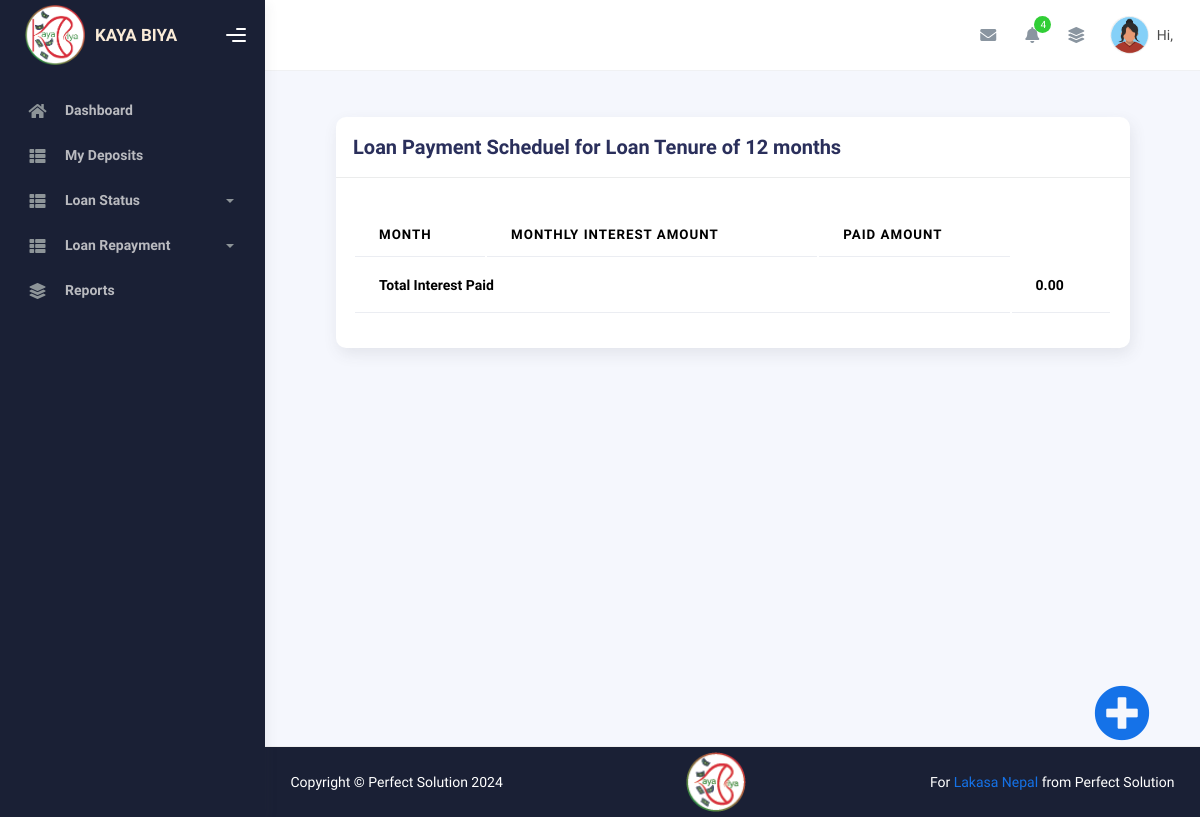
Page /loan-interest-list/CDCS-01-001/ on the earlier database version.
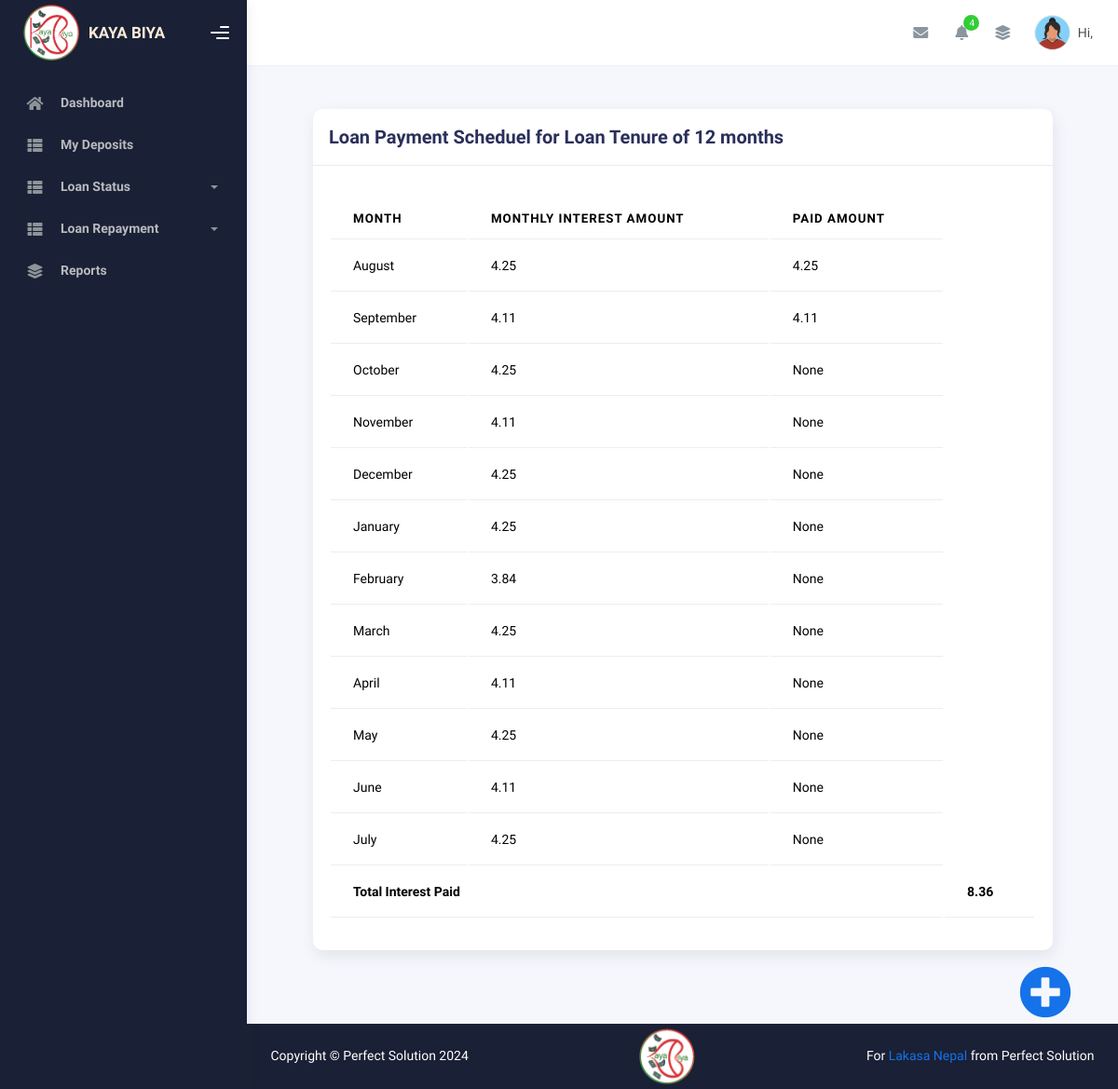
Same page on the later database version.
### loan/models.py (models this page shows, shortened)
class LoanInterest(models.Model):
    MONTH_CHOICES = [
    (1, 'January'),
    (2, 'February'),
    (3, 'March'),
    (4, 'April'),
    (5, 'May'),
    (6, 'June'),
    (7, 'July'),
    (8, 'August'),
    (9, 'September'),
    (10, 'October'),
    (11, 'November'),
    (12, 'December'),
]
    loan = models.ForeignKey(LoanAccount, on_delete=models.CASCADE, related_name='loan_interest')
    interest_amount = models.DecimalField(max_digits=9, decimal_places=2)
    month = models.IntegerField(choices=MONTH_CHOICES, blank=True, null=True)
    paid_amount = models.DecimalField(max_digits=9, decimal_places=2, blank=True, null=True)

### loan/views.py (the view)
# urls.py: path('loan-interest-list/<str:pk>/', views.LoanInterestListView.as_view(), name='loan_interest_list'),
class LoanInterestListView(ListView):
    model = LoanInterest
    template_name = 'loan_interest/loan_interest_payment_sheet.html'
    def get_queryset(self):
        loan_account_number = self.kwargs.get('pk')
        return LoanInterest.objects.filter(loan__loan_account_number=loan_account_number)
    def get_context_data(self, **kwargs):
        context = super().get_context_data(**kwargs)
        context['loan_interest_lists'] = self.get_queryset()
        total = self.get_queryset().aggregate(total=Sum('paid_amount'))['total'] or 0
        context['loan_interest_paid'] = Decimal(total).quantize(Decimal('0.01'))
        return context

### templates/loan_interest/loan_interest_payment_sheet.html (shortened to what this page needs)
{% extends 'base/base.html' %}
{% load static %}
{% block content %}
    <div class="container">
      <div class="page-inner">
        <div class="row">
          <div class="col-md-12">
            <div class="card">
              <div class="card-header">
                <h4 class="card-title">Loan Payment Scheduel for Loan Tenure of 12 months</h4>
              </div>
              <div class="card-body">
                <div class="table-responsive">
                  <table id="multi-filter-select" class="display table table-hover">
                    <thead>
                      <tr>
                        <th>Month</th>
                        <th>Monthly Interest Amount</th>
                        <th>Paid Amount</th>
                      </tr>
                    </thead>
                    <tbody>
                      {% for interest in loan_interest_lists %}
                        <tr>
                          <td class="text-left">{{ interest.get_month_display }}</td>
                          <td class="text-left">{{ interest.interest_amount }}</td>
                          <td class="text-left">{{ interest.paid_amount }}</td>
                        </tr>
                      {% endfor %}
                      <tr>
                        <th colspan="3">Total Interest Paid</th>
                        <th> {{loan_interest_paid}} </th>
                      </tr>
                    </tbody>
                  </table>
                </div>
              </div>
            </div>
          </div>
        </div>
      </div>
    </div>
    <div class="fixed-action-btn btn-outline-link">
      <a href="{% url 'loan_apply' %}" class="btn-floating btn-icon-prepend" title="Apply For New Loan"><i class="fas fa-plus-circle"></i></a>
    </div>
{% endblock %}

### templates/base/base.html (shortened to what this page needs)
{% load static %}
<!DOCTYPE html>
<html lang="en">
  <head>
    <link rel="stylesheet" href="https://cdnjs.cloudflare.com/ajax/libs/font-awesome/5.15.4/css/all.min.css" />
    <link rel="stylesheet" href="{% static 'assets/css/bootstrap.min.css' %}" />
    <link rel="stylesheet" href="{% static 'assets/css/plugins.min.css' %}" />
    <link rel="stylesheet" href="{% static 'assets/css/kaiadmin.css' %}" />
    <link rel="stylesheet" href="{% static 'assets/css/extra.css' %}" />
  </head>
  <body hx-headers='{"X-CSRFToken": "{{ csrf_token }}"}'>
    <div class="wrapper">
      {% include 'base/navbar_side.html' %}
      <div class="main-panel">
        {% include 'base/navbar_top.html' %}
        <div class="container">
          <div class="page-inner">
            {% block content %}
            {% endblock %}
          </div>
        </div>
        {% include 'base/footer.html' %}
      </div>
    </div>
  </body>
</html>

### templates/base/navbar_side.html (shortened to what this page needs)
{% load static %}
<div class="sidebar" data-background-color="dark">
  <div class="sidebar-logo">
    <div class="logo-header" data-background-color="dark">
      <a href="" class="logo"><img src="{% static 'assets/img/logo5cm.png' %}" alt="navbar brand" class="navbar-brand" height="60" /> <span style="color: antiquewhite; margin-left: 10px; font-weight: bolder;">KAYA BIYA</span></a>
      <div class="nav-toggle">
        <button class="btn btn-toggle toggle-sidebar"><i class="gg-menu-right"></i></button>
      </div>
    </div>
  </div>
  <div class="sidebar-wrapper scrollbar scrollbar-inner">
    <div class="sidebar-content">
      <ul class="nav nav-secondary">
        <li class="nav-item">
          <a href="{% url 'dashboard' %}" class="collapsed">
            <i class="fas fa-home"></i>
            <p>Dashboard</p>
          </a>
        </li>
        {% if user.is_staff or user.managed_community.exists %}
          <li class="nav-item">
            <a href="{% url 'community_list' %}">
              <i class="fas fa-layer-group"></i>
              <p>Community</p>
            </a>
          </li>
          <li class="nav-item">
            <a href="{% url 'account' %}">
              <i class="fas fa-layer-group"></i>
              <p>Accounts</p>
            </a>
          </li>
          <li class="nav-item">
            <a href="{% url 'member_list' %}">
              <i class="fas fa-layer-group"></i>
              <p>Members</p>
            </a>
          </li>
          <li class="nav-item">
            <a data-bs-toggle="collapse" href="#sidebarDeposit">
              <i class="fas fa-th-list"></i>
              <p>Deposit</p>
              <span class="caret"></span>
            </a>
            <div class="collapse" id="sidebarDeposit">
              <ul class="nav nav-collapse">
                <li>
                  <a href="{% url 'deposit_list' %}"><span class="sub-item">View All</span></a>
                </li>
                <li>
                  <a href="{% url 'deposit_create' %}"><span class="sub-item">Single Entry</span></a>
                </li>
                <li>
                  <a href="{% url 'multideposit_create' %}"><span class="sub-item">Multiple Entry</span></a>
                </li>
              </ul>
            </div>
          </li>
        {% else %}
          <li class="nav-item">
            <a href="{% url 'deposit_list' %}">
              <i class="fas fa-th-list"></i>
              <p>My Deposits</p>
            </a>
          </li>
        {% endif %}
        <li class="nav-item">
          <a data-bs-toggle="collapse" href="#sidebarLoanStatus">
            <i class="fas fa-th-list"></i>
            <p>Loan Status</p>
            <span class="caret"></span>
          </a>
        </li>
        <li class="nav-item">
          <a data-bs-toggle="collapse" href="#sidebarLoanRepayment">
            <i class="fas fa-th-list"></i>
            <p>Loan Repayment</p>
            <span class="caret"></span>
          </a>
        </li>
        <li class="nav-item">
          <a href="">
            <i class="fas fa-layer-group"></i>
            <p>Reports</p>
          </a>
        </li>
      </ul>
    </div>
  </div>
</div>

### templates/base/navbar_top.html (shortened to what this page needs)
{% load static %}
<div class="main-header">
  <nav class="navbar navbar-header navbar-header-transparent navbar-expand-lg border-bottom">
    <div class="container-fluid">
      <ul class="navbar-nav topbar-nav ms-md-auto align-items-center">
        <li class="nav-item topbar-icon dropdown hidden-caret">
          <a class="nav-link dropdown-toggle" href="#" id="messageDropdown" role="button" data-bs-toggle="dropdown" aria-haspopup="true" aria-expanded="false"><i class="fa fa-envelope"></i></a>
        </li>
        <li class="nav-item topbar-icon dropdown hidden-caret">
          <a class="nav-link dropdown-toggle" href="#" id="notifDropdown" role="button" data-bs-toggle="dropdown" aria-haspopup="true" aria-expanded="false">
            <i class="fa fa-bell"></i>
            <span class="notification">4</span>
          </a>
        </li>
        <li class="nav-item topbar-icon dropdown hidden-caret">
          <a class="nav-link" data-bs-toggle="dropdown" href="#" aria-expanded="false"><i class="fas fa-layer-group"></i></a>
        </li>
        <li class="nav-item topbar-user dropdown hidden-caret">
          <a class="dropdown-toggle profile-pic" data-bs-toggle="dropdown" href="#" aria-expanded="false">
            <div class="avatar-sm">
              {% if user.member.profile_picture %}
              <img src="{{ user.member.profile_picture.url }}" alt="PP" class="avatar-img rounded-circle" />
              {% elif user.member.gender == "Male" %}
              <img src="{% static 'assets/image/profile_male.jpg' %}" alt="PP" class="avatar-img rounded-circle" />
              {% else %}
              <img src="{% static 'assets/image/profile_female.png' %}" alt="PP" class="avatar-img rounded-circle" />
              {% endif %}
            </div>
            <span class="profile-username">
              <span class="op-7">Hi,</span>
            </span>
          </a>
        </li>
      </ul>
    </div>
  </nav>
</div>

### templates/base/footer.html (shortened to what this page needs)
{% load static %}
<footer class="footer">
  <div class="d-flex justify-content-between container-fluid">
    <span class="text-white">Copyright © Perfect Solution 2024</span>
    <div class="text-center">
        <img src="{% static 'assets/img/logo2cm.png' %}" alt="" style="height: 60px;">
    </div>
    <span class="text-right text-white">
        For <a href="https://www.lakasanepal.org/" target="_blank">Lakasa Nepal</a> from Perfect Solution
    </span>
  </div>
</footer>

### static/assets/css/extra.css (style rules this page uses)
.fixed-action-btn { position: fixed; right: 50px; bottom: 60px; }
.fixed-action-btn a.btn-floating { width: 100px; height: 100px; line-height: 56px; }
.fixed-action-btn a.btn-floating i { font-size: 56px; line-height: 56px; }

Differences in the rows shown:
added LoanInterest: month "August", interest_amount "4.25", paid_amount "4.25"
added LoanInterest: month "September", interest_amount "4.11", paid_amount "4.11"
added LoanInterest: month "October", interest_amount "4.25", paid_amount "None"
added LoanInterest: month "November", interest_amount "4.11", paid_amount "None"
added LoanInterest: month "December", interest_amount "4.25", paid_amount "None"
added LoanInterest: month "January", interest_amount "4.25", paid_amount "None"
added LoanInterest: month "February", interest_amount "3.84", paid_amount "None"
added LoanInterest: month "March", interest_amount "4.25", paid_amount "None"
added LoanInterest: month "April", interest_amount "4.11", paid_amount "None"
added LoanInterest: month "May", interest_amount "4.25", paid_amount "None"
added LoanInterest: month "June", interest_amount "4.11", paid_amount "None"
added LoanInterest: month "July", interest_amount "4.25", paid_amount "None"
Other differences:
{{ loan_interest_paid }}: "0.00" → "8.36"
